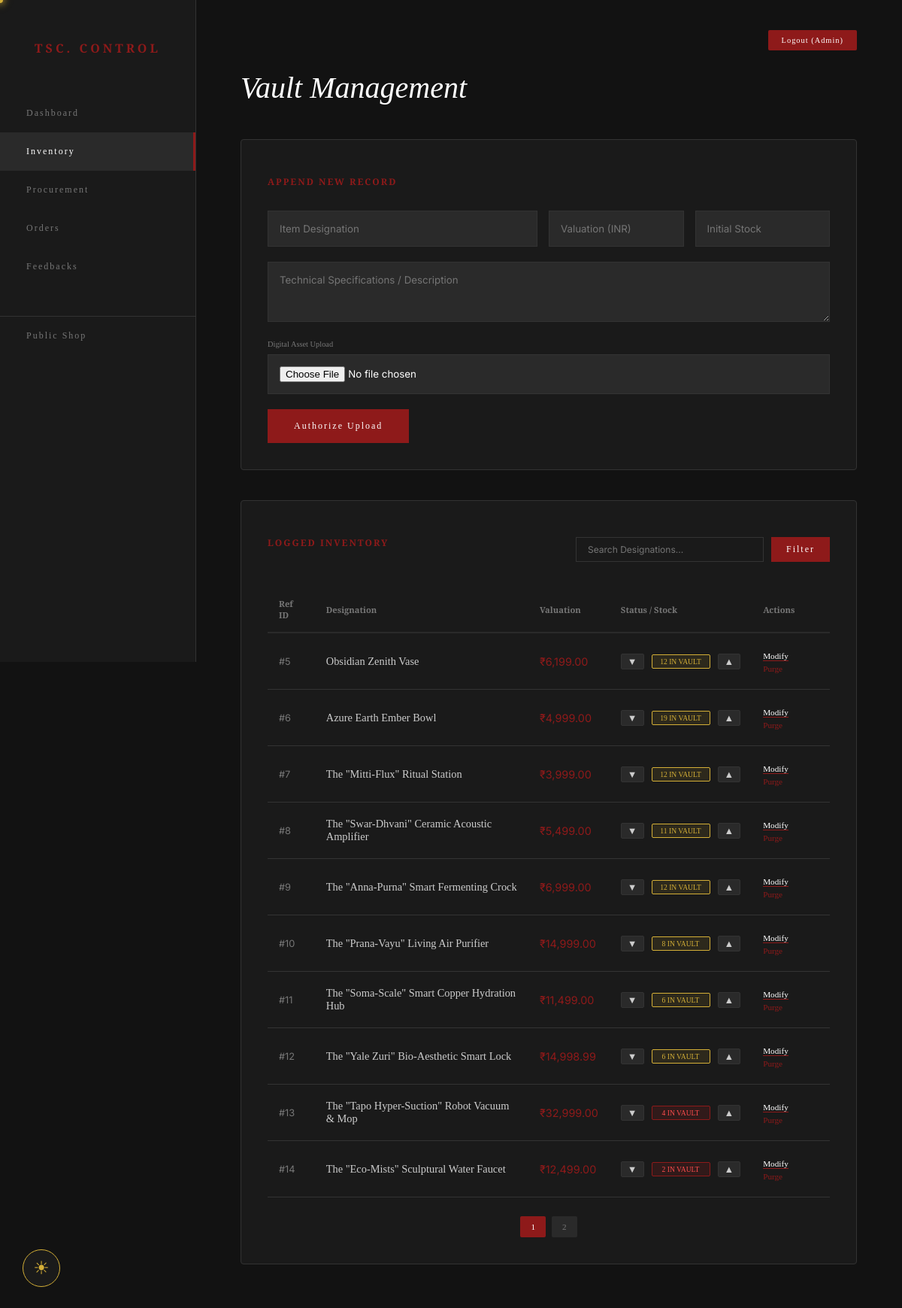
Screenshot of /admin.php?page=inventory with the database file from the repository.
### tables this page shows
CREATE TABLE `products` (
  `id` int(11) NOT NULL AUTO_INCREMENT,
  `name` varchar(255) NOT NULL,
  `price` text DEFAULT NULL,
  `description` text DEFAULT NULL,
  `image_url` varchar(255) DEFAULT NULL,
  `stock` text DEFAULT NULL,
  PRIMARY KEY (`id`)
);

### admin.php (the view, shortened to what this page needs)
<?php
include 'db.php';
$prod_result = mysqli_query($conn, "SELECT COUNT(*) as count FROM products");
$total_products = ($prod_result) ? mysqli_fetch_assoc($prod_result)['count'] : 0;
$rev_check = mysqli_query($conn, "SHOW TABLES LIKE 'product_reviews'");
$total_reviews = 0;
$avg_rating = 0;
if (mysqli_num_rows($rev_check) > 0) {
    $rev_res = mysqli_query($conn, "SELECT COUNT(*) as count FROM product_reviews");
    $total_reviews = ($rev_res) ? mysqli_fetch_assoc($rev_res)['count'] : 0;
    $avg_res = mysqli_query($conn, "SELECT AVG(rating) as avg FROM product_reviews");
    $avg_rating = ($avg_res) ? mysqli_fetch_assoc($avg_res)['avg'] : 0;
}
$page = isset($_GET['page']) ? $_GET['page'] : 'dashboard';
?>
<!DOCTYPE html>
<html lang="en">
<head>
</head>
<body>
<div class="sidebar">
    <h2>TSC. Control</h2>
    <a href="admin.php?page=dashboard" class="nav-btn <?php echo $page == 'dashboard' ? 'active' : ''; ?>">Dashboard</a>
    <a href="admin.php?page=inventory" class="nav-btn <?php echo $page == 'inventory' ? 'active' : ''; ?>">Inventory</a>
    <a href="admin.php?page=procurement" class="nav-btn <?php echo $page == 'procurement' ? 'active' : ''; ?>">Procurement</a>
    <a href="admin.php?page=orders" class="nav-btn <?php echo $page == 'orders' ? 'active' : ''; ?>">Orders</a>
    <a href="admin.php?page=feedbacks" class="nav-btn <?php echo $page == 'feedbacks' ? 'active' : ''; ?>">Feedbacks</a>
    <a href="index.php" class="nav-btn" style="margin-top: 40px; border-top: 1px solid var(--border-muted);">Public Shop</a>
</div>
<div class="main-content">
    <a href="logout.php" class="btn-logout">Logout (Admin)</a>
    <?php if ($page == 'dashboard'): ?>
        <h2 class="page-title">Shop Overview</h2>
        <div class="section-card" style="margin-bottom: 40px; border: 1px solid var(--accent-yellow);">
            <h3 style="color: var(--accent-yellow);">Vault Security & Backups</h3>
            <div style="display: flex; gap: 20px; align-items: center; margin-bottom: 25px;">
                <a href="db_backup.php" class="btn-add" style="background: var(--accent-yellow); color: #000; text-decoration: none;">GENERATE NEW BACKUP</a>
                <p style="font-size: 0.7rem; color: var(--text-dim); font-family: 'Cinzel';">
                    LATEST POINT: <?php
                        $files = glob("backups/*.sql");
                        if ($files) { echo date("d M Y - H:i", filemtime(end($files))); }
                        else { echo "NO ARCHIVES FOUND"; }
                    ?>
                </p>
            </div>
            <div style="background: rgba(0,0,0,0.3); padding: 15px; border-radius: 4px;">
                <h4 style="font-family: 'Cinzel'; font-size: 0.6rem; color: var(--text-dim); margin: 0 0 10px 0;">RECENT SNAPSHOTS (LAST 3)</h4>
                <table class="backup-list">
                    <?php
                    $backups = array_reverse(glob("backups/*.sql"));
                    $display_backups = array_slice($backups, 0, 3);
                    if($display_backups):
                        foreach ($display_backups as $file): ?>
                            <tr>
                                <td><?php echo basename($file); ?></td>
                                <td style="text-align: right;"><?php echo round(filesize($file) / 1024, 1); ?> KB</td>
                            </tr>
                        <?php endforeach;
                    else: echo "<tr><td colspan='2' style='color:var(--text-dim)'>No backups available.</td></tr>"; endif; ?>
                </table>
            </div>
        </div>
        <div class="stats-container">
            <div class="stat-card"><h3><?php echo $total_products; ?></h3><p>Active Archives</p></div>
            <div class="stat-card"><h3><?php echo $total_reviews; ?></h3><p>Client Feedback</p></div>
            <div class="stat-card"><h3><?php echo number_format($avg_rating, 1); ?></h3><p>Quality Rating</p></div>
        </div>
        <div class="charts-wrapper">
            <div class="chart-container">
                <h3>Price Distribution</h3>
                <canvas id="priceChart"></canvas>
            </div>
            <div class="chart-container rating-box">
                <h3>Global Rating</h3>
                <canvas id="ratingChart"></canvas>
            </div>
        </div>
    <?php elseif ($page == 'inventory'): ?>
        <h2 class="page-title">Vault Management</h2>
        <div class="section-card" style="margin-bottom: 40px;">
            <h3>Append New Record</h3>
            <form action="add_product_logic.php" method="POST" enctype="multipart/form-data">
                <div style="display: grid; grid-template-columns: 2fr 1fr 1fr; gap: 15px; margin-bottom: 20px;">
                    <input type="text" name="name" placeholder="Item Designation" required>
                    <input type="number" name="price" placeholder="Valuation (INR)" step="0.01" required>
                    <input type="number" name="stock" placeholder="Initial Stock" min="0" required>
                </div>
                <div class="form-group"><textarea name="description" placeholder="Technical Specifications / Description" rows="3" required></textarea></div>
                <div class="form-group">
                    <label>Digital Asset Upload</label>
                    <input type="file" name="image" accept="image/*" required>
                </div>
                <button type="submit" class="btn-add">Authorize Upload</button>
            </form>
        </div>
        <div class="section-card">
            <div style="display: flex; justify-content: space-between; align-items: center; margin-bottom: 20px;">
                <h3>Logged Inventory</h3>
                <form action="admin.php" method="GET" style="display: flex; gap: 10px;">
                    <input type="text" name="search" placeholder="Search Designations..."
                           value="<?php echo isset($_GET['search']) ? htmlspecialchars($_GET['search']) : ''; ?>"
                           style="padding: 8px 15px; width: 250px; font-size: 0.75rem; background: var(--deep-grey);">
                    <button type="submit" class="btn-add" style="padding: 8px 20px;">Filter</button>
                </form>
            </div>
            <table>
                <thead>
                    <tr><th>Ref ID</th><th>Designation</th><th>Valuation</th><th>Status / Stock</th><th>Actions</th></tr>
                </thead>
                <tbody>
                    <?php
                    $limit = 10;
                    $p = isset($_GET['p']) ? (int)$_GET['p'] : 1;
                    $offset = ($p - 1) * $limit;
                    $search = isset($_GET['search']) ? mysqli_real_escape_string($conn, $_GET['search']) : '';
                    $where_clause = $search ? "WHERE name LIKE '%$search%'" : "";
                    $total_res = mysqli_query($conn, "SELECT COUNT(*) as total FROM products $where_clause");
                    $total_items = mysqli_fetch_assoc($total_res)['total'];
                    $total_pages = ceil($total_items / $limit);
                    $result = mysqli_query($conn, "SELECT * FROM products $where_clause LIMIT $limit OFFSET $offset");
                    if($result && mysqli_num_rows($result) > 0) {
                        while($row = mysqli_fetch_assoc($result)):
                            $stock_lvl = isset($row['stock']) ? $row['stock'] : 0;
                        ?>
                        <tr>
                            <td style="color: var(--text-dim); font-size: 0.8rem;">#<?php echo $row['id']; ?></td>
                            <td style="font-family: 'Playfair Display'; font-weight: 500;"><?php echo htmlspecialchars($row['name']); ?></td>
                            <td style="color: var(--accent-red);">₹<?php echo number_format($row['price'], 2); ?></td>
                            <td>
                                <div class="stock-adjuster">
                                    <button class="arrow-btn" onclick="updateStock(<?php echo $row['id']; ?>, 'decrease')">▼</button>
                                    <span id="stock-count-<?php echo $row['id']; ?>" class="stock-tag <?php echo $stock_lvl <= 5 ? 'stock-critical' : 'stock-ok'; ?>">
                                        <?php echo $stock_lvl; ?> IN VAULT
                                    </span>
                                    <button class="arrow-btn" onclick="updateStock(<?php echo $row['id']; ?>, 'increase')">▲</button>
                                </div>
                            </td>
                            <td>
                                <a href="edit.php?id=<?php echo $row['id']; ?>" style="color: #fff; text-decoration: none; font-family: 'Cinzel'; font-size: 0.7rem; margin-right: 15px; border-bottom: 1px solid var(--accent-red);">Modify</a>
                                <a href="delete.php?id=<?php echo $row['id']; ?>" style="color: var(--accent-red); text-decoration: none; font-family: 'Cinzel'; font-size: 0.7rem;" onclick="return confirm('Purge this record?')">Purge</a>
                            </td>
                        </tr>
                        <?php endwhile;
                    } else {
                        echo '<tr><td colspan="5" style="text-align:center; padding: 30px; color: var(--text-dim);">No matching records found in the vault.</td></tr>';
                    } ?>
                </tbody>
            </table>
            <?php if($total_pages > 1): ?>
            <div class="pagination">
                <?php for($i = 1; $i <= $total_pages; $i++): ?>
                    <a href="admin.php?page=inventory&p=<?php echo $i; ?>&search=<?php echo urlencode($search); ?>"
                       class="pg-link <?php echo ($i == $p) ? 'active' : ''; ?>">
                       <?php echo $i; ?>
                    </a>
                <?php endfor; ?>
            </div>
            <?php endif; ?>
        </div>
    <?php endif; ?>
</div>
<?php include 'global_footer.php'; ?>
</body>
</html>

### admin.php (style rules this page uses)
:root { --accent-red: #8e1a1a; --accent-yellow: #d4af37; --deep-grey: #1a1a1a; --mid-grey: #2a2a2a; --light-grey: #3a3a3a; --border-muted: #333; --text-silver: #cccccc; --text-dim: #777; --bg-body: #121212; }
body { font-family: 'Inter', sans-serif; margin: 0; display: flex; background: var(--bg-body); color: var(--text-silver); min-height: 100vh; }
.sidebar { width: 260px; height: 100vh; background: var(--deep-grey); position: fixed; padding: 40px 0; border-right: 1px solid var(--border-muted); z-index: 10; }
.sidebar h2 { text-align: center; font-family: 'Cinzel', serif; font-size: 1rem; letter-spacing: 4px; margin-bottom: 50px; color: var(--accent-red); text-transform: uppercase; }
.nav-btn { width: 100%; padding: 18px 35px; border: none; background: none; color: var(--text-dim); text-align: left; cursor: pointer; font-family: 'Cinzel', serif; font-size: 0.75rem; letter-spacing: 2px; transition: 0.3s; display: block; text-decoration: none; box-sizing: border-box; }
.nav-btn.active { color: #fff; background: var(--mid-grey); border-right: 3px solid var(--accent-red); }
.main-content { margin-left: 260px; flex: 1; padding: 60px; position: relative; }
.btn-logout { position: absolute; top: 40px; right: 60px; background: var(--accent-red); color: #fff; border: none; padding: 8px 18px; text-decoration: none; font-family: 'Cinzel', serif; font-size: 0.65rem; letter-spacing: 1px; transition: 0.3s; border-radius: 2px; }
h2.page-title { font-family: 'Playfair Display', serif; font-style: italic; font-size: 2.5rem; margin-bottom: 45px; font-weight: 500; color: #fff; }
.chart-container, .section-card { background: var(--deep-grey); padding: 35px; border: 1px solid var(--border-muted); border-radius: 4px; }
.chart-container h3, .section-card h3 { font-family: 'Cinzel', serif; font-size: 0.75rem; letter-spacing: 2px; color: var(--accent-red); margin-bottom: 30px; text-transform: uppercase; }
.form-group { margin-bottom: 20px; }
.form-group label { display: block; font-family: 'Cinzel', serif; font-size: 0.65rem; color: var(--text-dim); margin-bottom: 8px; }
input, textarea { width: 100%; padding: 15px; background: var(--mid-grey); border: 1px solid var(--border-muted); color: #fff; box-sizing: border-box; font-family: 'Inter', sans-serif; }
.btn-add { background: var(--accent-red); color: white; border: none; padding: 15px 35px; cursor: pointer; font-family: 'Cinzel', serif; letter-spacing: 2px; font-size: 0.75rem; transition: 0.3s; }
table { width: 100%; border-collapse: collapse; margin-top: 20px; }
th { border-bottom: 2px solid var(--mid-grey); color: var(--text-dim); padding: 15px; text-align: left; font-family: 'Cinzel', serif; font-size: 0.7rem; }
td { padding: 20px 15px; border-bottom: 1px solid var(--border-muted); font-size: 0.9rem; }
.pagination { display: flex; gap: 8px; margin-top: 25px; justify-content: center; }
.pg-link { padding: 8px 14px; background: var(--mid-grey); color: var(--text-dim); text-decoration: none; font-family: 'Cinzel'; font-size: 0.7rem; transition: 0.3s; border-radius: 2px; }
.pg-link.active { background: var(--accent-red); color: #fff; }
.stock-tag { font-family: 'Cinzel', serif; font-size: 0.6rem; padding: 3px 8px; border-radius: 2px; display: inline-block; min-width: 60px; text-align: center; }
.stock-critical { background: rgba(142, 26, 26, 0.2); color: #ff4d4d; border: 1px solid var(--accent-red); }
.stock-ok { background: rgba(212, 175, 55, 0.1); color: var(--accent-yellow); border: 1px solid var(--accent-yellow); }
.stock-adjuster { display: flex; align-items: center; gap: 10px; }
.arrow-btn { background: var(--mid-grey); color: var(--text-silver); border: 1px solid var(--border-muted); cursor: pointer; padding: 2px 8px; font-size: 0.8rem; border-radius: 2px; transition: 0.2s; }

### global_footer.php (style rules this page uses)
*, body, a, button, input, select, .card, .logo, .btn, .cart-pill, .faq-link, .profile-link { cursor: none !important; }

### rows the page displays
products: id "5", name "Obsidian Zenith Vase", price "6,199.00", stock "12"
products: id "6", name "Azure Earth Ember Bowl", price "4,999.00", stock "19"
products: id "7", name "The \"Mitti-Flux\" Ritual Station", price "3,999.00", stock "12"
products: id "8", name "The \"Swar-Dhvani\" Ceramic Acoustic Amplifier", price "5,499.00", stock "11"
products: id "9", name "The \"Anna-Purna\" Smart Fermenting Crock", price "6,999.00", stock "12"
products: id "10", name "The \"Prana-Vayu\" Living Air Purifier", price "14,999.00", stock "8"
products: id "11", name "The \"Soma-Scale\" Smart Copper Hydration Hub", price "11,499.00", stock "6"
products: id "12", name "The \"Yale Zuri\" Bio-Aesthetic Smart Lock", price "14,998.99", stock "6"
products: id "13", name "The \"Tapo Hyper-Suction\" Robot Vacuum & Mop", price "32,999.00", stock "4"
products: id "14", name "The \"Eco-Mists\" Sculptural Water Faucet", price "12,499.00", stock "2"
